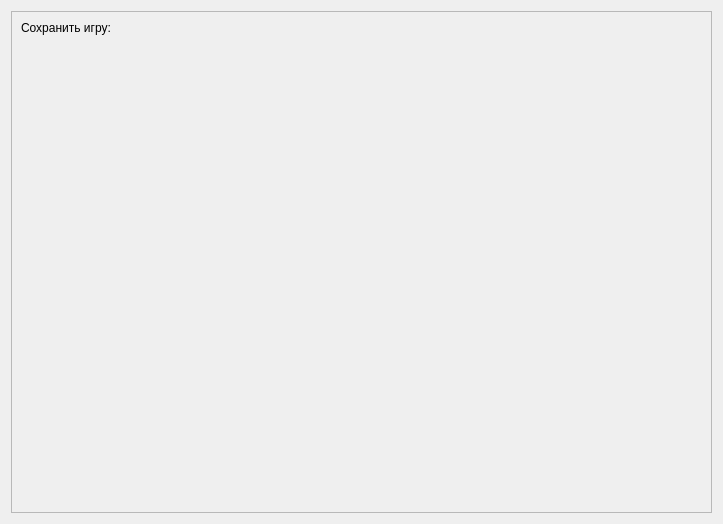
<?xml version="1.0" encoding="UTF-8"?>
<ui version="4.0">
 <class>SaveForm</class>
 <widget class="QWidget" name="SaveForm">
  <property name="geometry">
   <rect>
    <x>0</x>
    <y>0</y>
    <width>723</width>
    <height>524</height>
   </rect>
  </property>
  <property name="windowTitle">
   <string>Form</string>
  </property>
  <layout class="QVBoxLayout" name="verticalLayout_3">
   <item>
    <widget class="QScrollArea" name="scrollArea">
     <property name="widgetResizable">
      <bool>true</bool>
     </property>
     <property name="alignment">
      <set>Qt::AlignmentFlag::AlignLeading|Qt::AlignmentFlag::AlignLeft|Qt::AlignmentFlag::AlignTop</set>
     </property>
     <widget class="QWidget" name="scrollAreaWidgetContents">
      <property name="geometry">
       <rect>
        <x>0</x>
        <y>0</y>
        <width>703</width>
        <height>504</height>
       </rect>
      </property>
      <layout class="QVBoxLayout" name="verticalLayout">
       <item>
        <widget class="QLabel" name="label">
         <property name="maximumSize">
          <size>
           <width>16777215</width>
           <height>20</height>
          </size>
         </property>
         <property name="text">
          <string>Сохранить игру:</string>
         </property>
         <property name="alignment">
          <set>Qt::AlignmentFlag::AlignLeading|Qt::AlignmentFlag::AlignLeft|Qt::AlignmentFlag::AlignTop</set>
         </property>
        </widget>
       </item>
       <item>
        <layout class="QVBoxLayout" name="verticalLayout_2"/>
       </item>
       <item>
        <spacer name="verticalSpacer">
         <property name="orientation">
          <enum>Qt::Orientation::Vertical</enum>
         </property>
         <property name="sizeHint" stdset="0">
          <size>
           <width>20</width>
           <height>40</height>
          </size>
         </property>
        </spacer>
       </item>
      </layout>
     </widget>
    </widget>
   </item>
  </layout>
 </widget>
 <resources/>
 <connections/>
</ui>
